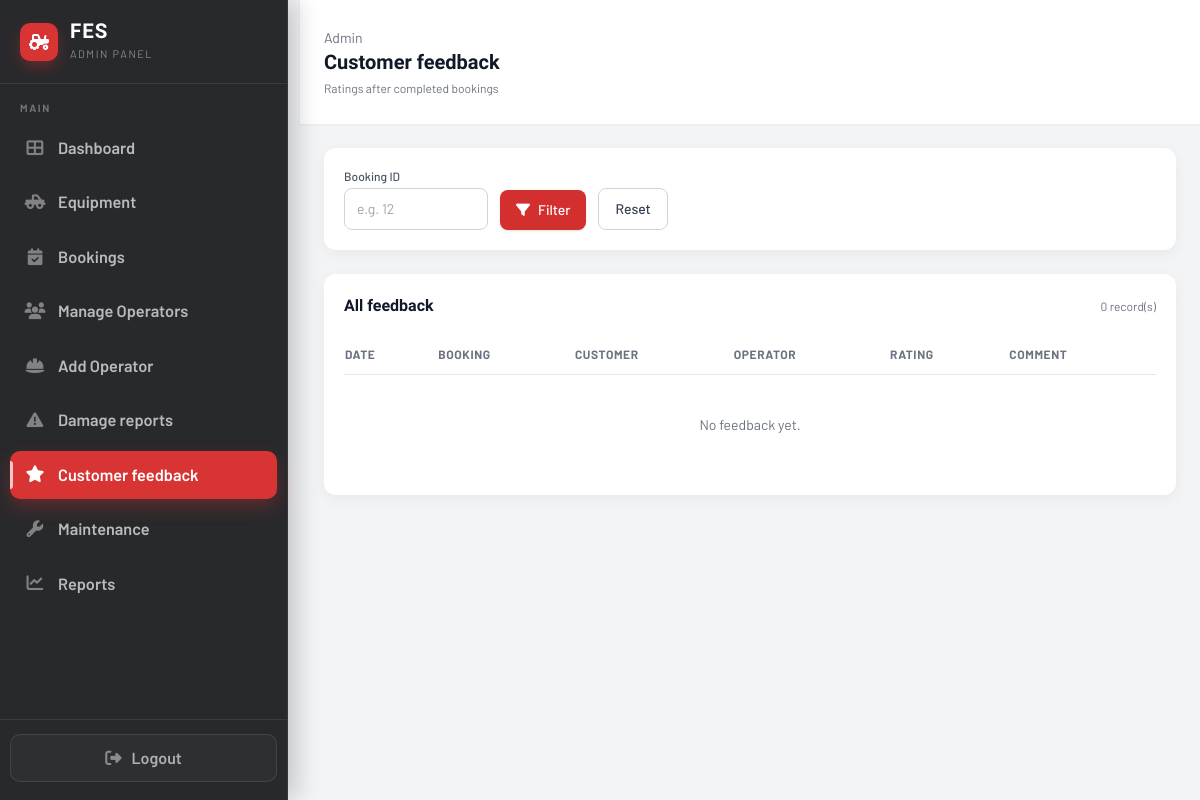
Before: /Pages/admin/feedback.php (signed in) with the older database file.
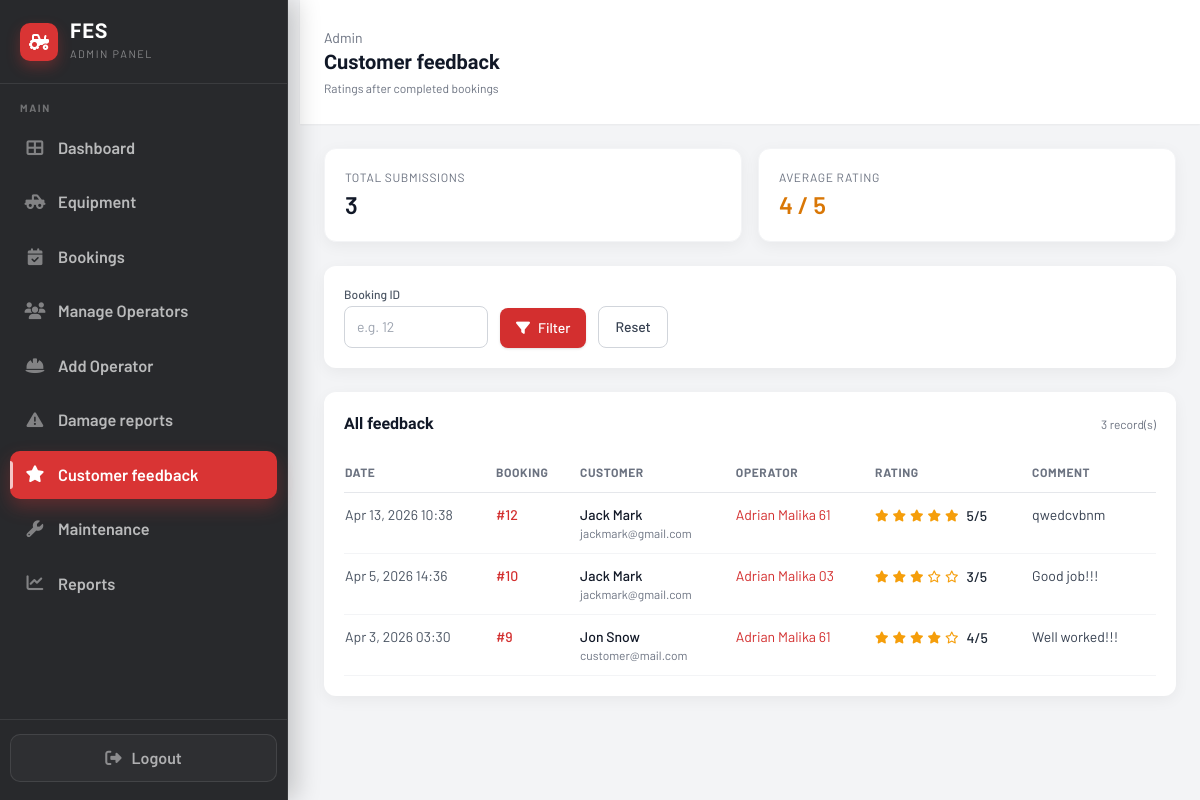
After: the same page with the newer database file.
### tables this page shows
CREATE TABLE IF NOT EXISTS `booking_feedback` (
  `feedback_id` int UNSIGNED NOT NULL AUTO_INCREMENT,
  `booking_id` int NOT NULL,
  `customer_id` int NOT NULL COMMENT 'users.user_id',
  `operator_id` int DEFAULT NULL COMMENT 'bookings.operator_id at time of feedback',
  `rating` tinyint UNSIGNED NOT NULL COMMENT '1-5 overall service',
  `comment` text,
  `created_at` timestamp NOT NULL DEFAULT CURRENT_TIMESTAMP,
  PRIMARY KEY (`feedback_id`),
  UNIQUE KEY `uq_booking_feedback_booking` (`booking_id`),
  KEY `idx_booking_feedback_customer` (`customer_id`),
  KEY `idx_booking_feedback_operator` (`operator_id`)
);

CREATE TABLE IF NOT EXISTS `users` (
  `user_id` int NOT NULL AUTO_INCREMENT,
  `name` varchar(255) NOT NULL,
  `email` varchar(255) NOT NULL,
  `password_hash` varchar(255) NOT NULL,
  `role` enum('customer','admin','operator') NOT NULL DEFAULT 'customer',
  `created_at` timestamp NOT NULL DEFAULT CURRENT_TIMESTAMP,
  `updated_at` timestamp NOT NULL DEFAULT CURRENT_TIMESTAMP ON UPDATE CURRENT_TIMESTAMP,
  `password_reset_token` varchar(64) DEFAULT NULL,
  `password_reset_expires` datetime DEFAULT NULL,
  PRIMARY KEY (`user_id`),
  UNIQUE KEY `email` (`email`)
);

### includes/fes_date.php (called while the page is built, shortened)
<?php
function fes_format_date_safe($value, string $format, string $fallback = '—'): string
{
    $raw = trim((string)$value);
    $ts = strtotime($raw);
    return date($format, $ts);
}

### Pages/admin/feedback.php (the view, shortened to what the rows shown need)
<?php
require_once __DIR__ . '/../../includes/fes_date.php';
$rows = [];
$conn = null;
try {
    $conn = getDBConnection();
    $whereSql = '1=1';
    $sql = "SELECT bf.feedback_id, bf.booking_id, bf.customer_id, bf.operator_id, bf.rating, bf.comment, bf.created_at,
                   c.name AS customer_name, c.email AS customer_email,
                   o.name AS operator_name,
                   b.status AS booking_status
            FROM booking_feedback bf
            LEFT JOIN users c ON c.user_id = bf.customer_id
            LEFT JOIN users o ON o.user_id = bf.operator_id
            LEFT JOIN bookings b ON b.booking_id = bf.booking_id
            WHERE {$whereSql}
            ORDER BY bf.created_at DESC";
    $res = $conn->query($sql);
    if ($res) {
        while ($row = $res->fetch_assoc()) {
            $rows[] = $row;
        }
    } else {
        throw new Exception($conn->error ?: 'query failed');
    }
} catch (Throwable $e) {
    error_log('Admin feedback list: ' . $e->getMessage());
    $errno = ($conn instanceof mysqli) ? $conn->errno : 0;
    if ($errno === 1146 || str_contains($e->getMessage(), 'booking_feedback')) {
        $loadError = 'The booking_feedback table is missing. In phpMyAdmin, run database/add_booking_feedback.sql.';
    } else {
        $loadError = 'Could not load feedback: ' . htmlspecialchars($e->getMessage());
    }
} finally {
    if ($conn instanceof mysqli) {
        $conn->close();
    }
}
?>
<!DOCTYPE html>
<html lang="en">
<head>
    <link rel="stylesheet" href="https://cdnjs.cloudflare.com/ajax/libs/font-awesome/6.4.0/css/all.min.css">
    <script src="https://cdn.tailwindcss.com"></script>
</head>
<body>
<div class="min-h-screen w-full bg-gray-100">
    <div class="min-h-screen" style="margin-left: 300px; width: calc(100% - 300px);" id="main-content">
        <header class="bg-white px-6 py-7 flex items-center justify-between shadow-sm md:pl-6">
            <div class="flex items-center gap-3">
                <div>
                    <h1 class="text-xl font-semibold text-gray-900">Customer feedback</h1>
                </div>
            </div>
        </header>
        <main class="flex-1 overflow-y-auto p-6" style="width: 100%; overflow-x: hidden;">
            <section class="bg-white rounded-xl shadow-card p-5">
                <div class="flex items-center justify-between mb-4">
                    <h2 class="text-base font-semibold text-gray-900">All feedback</h2>
                </div>
                <div class="overflow-x-auto">
                    <table class="min-w-full text-sm">
                        <thead>
                            <tr class="text-left text-xs font-medium text-gray-500 border-b uppercase tracking-wider">
                                <th class="py-3 pr-4">Date</th>
                                <th class="py-3 pr-4">Booking</th>
                                <th class="py-3 pr-4">Customer</th>
                                <th class="py-3 pr-4">Operator</th>
                                <th class="py-3 pr-4">Rating</th>
                                <th class="py-3 pr-4">Comment</th>
                            </tr>
                        </thead>
                        <tbody class="text-gray-800">
                            <?php if (empty($rows)): ?>
                                <tr>
                                    <td colspan="6" class="py-10 text-center text-gray-500">No feedback yet.</td>
                                </tr>
                            <?php else: ?>
                                <?php foreach ($rows as $r): ?>
                                    <tr class="border-b border-gray-100 align-top">
                                        <td class="py-3 pr-4 whitespace-nowrap text-gray-600">
                                            <?php echo htmlspecialchars(fes_format_date_safe($r['created_at'] ?? null, 'M j, Y H:i', '—')); ?>
                                        </td>
                                        <td class="py-3 pr-4">
                                            <a href="booking-details.php?id=<?php echo (int)$r['booking_id']; ?>" class="font-medium text-fes-red hover:underline">#<?php echo (int)$r['booking_id']; ?></a>
                                        </td>
                                        <td class="py-3 pr-4">
                                            <div class="font-medium text-gray-900"><?php echo htmlspecialchars((string)($r['customer_name'] ?? '—')); ?></div>
                                            <div class="text-xs text-gray-500"><?php echo htmlspecialchars((string)($r['customer_email'] ?? '')); ?></div>
                                        </td>
                                        <td class="py-3 pr-4">
                                            <?php if (!empty($r['operator_id'])): ?>
                                                <a href="operator_manage.php?id=<?php echo (int)$r['operator_id']; ?>" class="text-fes-red hover:underline"><?php echo htmlspecialchars((string)($r['operator_name'] ?? ('Operator #' . (int)$r['operator_id']))); ?></a>
                                            <?php else: ?>
                                                <span class="text-gray-400">—</span>
                                            <?php endif; ?>
                                        </td>
                                        <td class="py-3 pr-4">
                                            <span class="inline-flex items-center gap-1 text-amber-500">
                                                <?php for ($s = 1; $s <= 5; $s++): ?>
                                                    <i class="<?php echo $s <= (int)$r['rating'] ? 'fas fa-star' : 'far fa-star'; ?> text-xs"></i>
                                                <?php endfor; ?>
                                                <span class="ml-1 text-gray-800 font-medium"><?php echo (int)$r['rating']; ?>/5</span>
                                            </span>
                                        </td>
                                        <td class="py-3 pr-4 max-w-md">
                                            <?php if (trim((string)($r['comment'] ?? '')) !== ''): ?>
                                                <div class="text-gray-700 whitespace-pre-wrap break-words"><?php echo htmlspecialchars((string)$r['comment']); ?></div>
                                            <?php else: ?>
                                                <span class="text-gray-400">—</span>
                                            <?php endif; ?>
                                        </td>
                                    </tr>
                                <?php endforeach; ?>
                            <?php endif; ?>
                        </tbody>
                    </table>
                </div>
            </section>
        </main>
    </div>
</div>
</body>
</html>

Changed rows visible on the page:
added booking_feedback: created_at "Apr 13, 2026 10:38", booking "12", users.name "Jack Mark", users.email "jackmark@gmail.com", users.name "Adrian Malika 61", rating "5", comment "qwedcvbnm"
added booking_feedback: created_at "Apr 5, 2026 14:36", booking "10", users.name "Jack Mark", users.email "jackmark@gmail.com", users.name "Adrian Malika 03", rating "3", comment "Good job!!!"
added booking_feedback: created_at "Apr 3, 2026 03:30", booking "9", users.name "Jon Snow", users.email "customer@mail.com", users.name "Adrian Malika 61", rating "4", comment "Well worked!!!"
Other visible differences:
$countAll: (not shown) → "3"
$avgAll: (not shown) → "4"
count($rows): "0" → "3"
text no longer shown: "No feedback yet."
text now shown: "TOTAL SUBMISSIONS AVERAGE RATING / 5"
